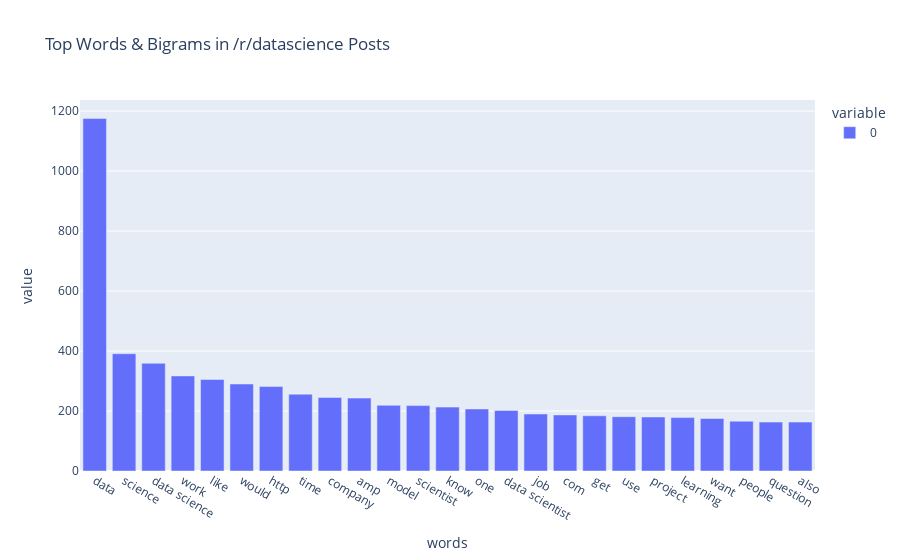

The notebook cell this image was saved under:
### Code cell
vector_barplotter(ds_posts, "Top Words & Bigrams in /r/datascience Posts", "words")

### Figure 1 — Plotly figure (JSON) as saved in the notebook; plotly's stock layout.template omitted (floating-point values rounded to 4 significant figures)
{"data": [{"alignmentgroup": "True", "hovertemplate": "variable=0<br>words=%{x}<br>value=%{y}<extra></extra>", "legendgroup": "0", "marker": {"color": "#636efa"}, "name": "0", "offsetgroup": "0", "orientation": "v", "showlegend": true, "textposition": "auto", "type": "bar", "x": ["data", "science", "data science", "work", "like", "would", "http", "time", "company", "amp", "model", "scientist", "know", "one", "data scientist", "job", "com", "get", "use", "project", "learning", "want", "people", "question", "also"], "xaxis": "x", "y": [1175, 391, 359, 317, 305, 290, 282, 256, 245, 243, 219, 218, 213, 207, 202, 190, 187, 184, 181, 180, 178, 175, 166, 163, 163], "yaxis": "y"}], "layout": {"barmode": "relative", "legend": {"title": {"text": "variable"}, "tracegroupgap": 0}, "title": {"text": "Top Words & Bigrams in /r/datascience Posts"}, "xaxis": {"anchor": "y", "domain": [0, 1], "title": {"text": "words"}}, "yaxis": {"anchor": "x", "domain": [0, 1], "title": {"text": "value"}}}}
